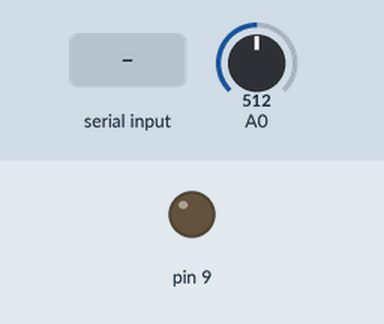
Recording of a sketch running on a simulated Arduino Uno, built with avr-gcc and run on an emulated ATmega328P. Parts: output pins drawn as LEDs (lit = HIGH). The inputs (shaded band) are chosen by the test bench; at power-on: A0 = 512.

Above: at 1.2 s.
1.3 s: "30,150\n" received over Serial
At 2.1 s:
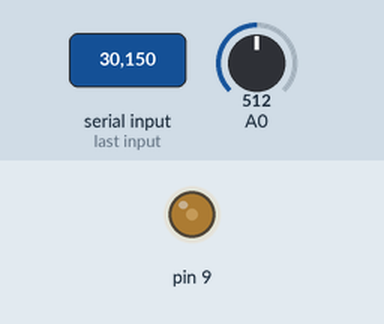
3.8 s: A0 set to 48
At 4.3 s:
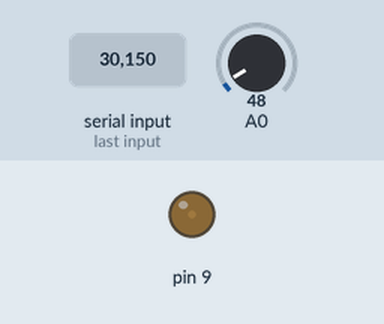
5.3 s: "90,45\n" received over Serial
At 5.7 s:
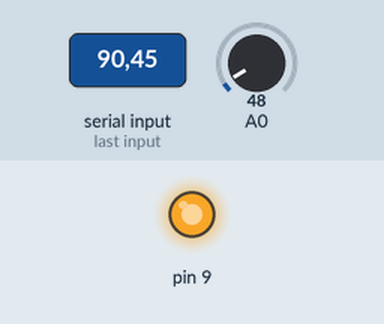
7.8 s: "30,150\n" received over Serial
At 9.05 s:
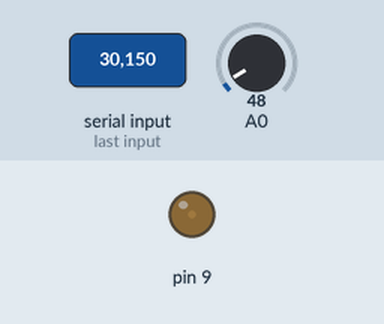
9.3 s: A0 set to 68
At 9.7 s:
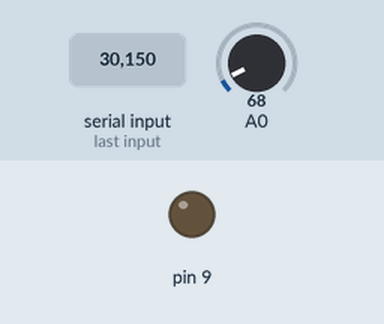
Timing chart, 0 to 11.8 s (numbered marks = the images above; inputs shaded):
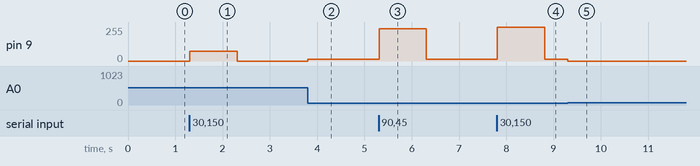

Measured:
- after the input at 1.3 s, pin 9: 0/255 → 75/255 at once, → 0/255 1.0 s later
- after the input at 3.8 s, pin 9: 0/255 → 15/255 at once
- after the input at 5.3 s, pin 9: 15/255 → 241/255 at once, → 15/255 1.0 s later
- after the input at 7.8 s, pin 9: 15/255 → 255/255 at once, → 15/255 1.0 s later
- after the input at 9.3 s, pin 9: 15/255 → 0/255 at once

The sketch:

TASCA5ABANSMATLAB.ino
```cpp
#include <TimerOne.h>
int incl; //inclinacio desitjada en %
int incl_bit; //inclinacio desitjada de 0 a 1023
volatile float v=0; //velocitat de rotacio del motor
float incl_real; //Inclinacio a la que es troba el motor a un instant determinat
float diferencia; //error entre la posicio desitjada i la real
int vmin= 58;  //valor minim de voltatge de 0 a 1023 que dona el potenciometre
int vmax= 394; //valor maxim de voltatge de 0 a 1023 que dona el potenciometre
float kp=6; //valor aleatori de kp (segons experiencies previes a altres assignatures)

void ISR_Inclinacio()
{
  incl_real = analogRead(A0);
  diferencia = incl_bit-incl_real; //calcul de l error entre la posicio desitjada i la real
  v=kp*diferencia;                 //aplicacio de la kp
  if (v>1023) v = 1023;            //control d errors al voltatge que se li dona al motor
  if (v<0) v = 0;
  Timer1.setPwmDuty (9,v);
}

void setup()
{
  Serial.begin(9600);
  Timer1.initialize(2000);
  Timer1.attachInterrupt(ISR_Inclinacio);
  Timer1.pwm(9,0);
}

void loop()
{
  if(Serial.available()>0)
  {
    incl=Serial.parseInt();
    incl_bit=map(incl, 0, 100, vmin, vmax);  //quart proporcional per convertir la variable inclinacio (%) a inclinacio (0-1023)

  }
}
```
